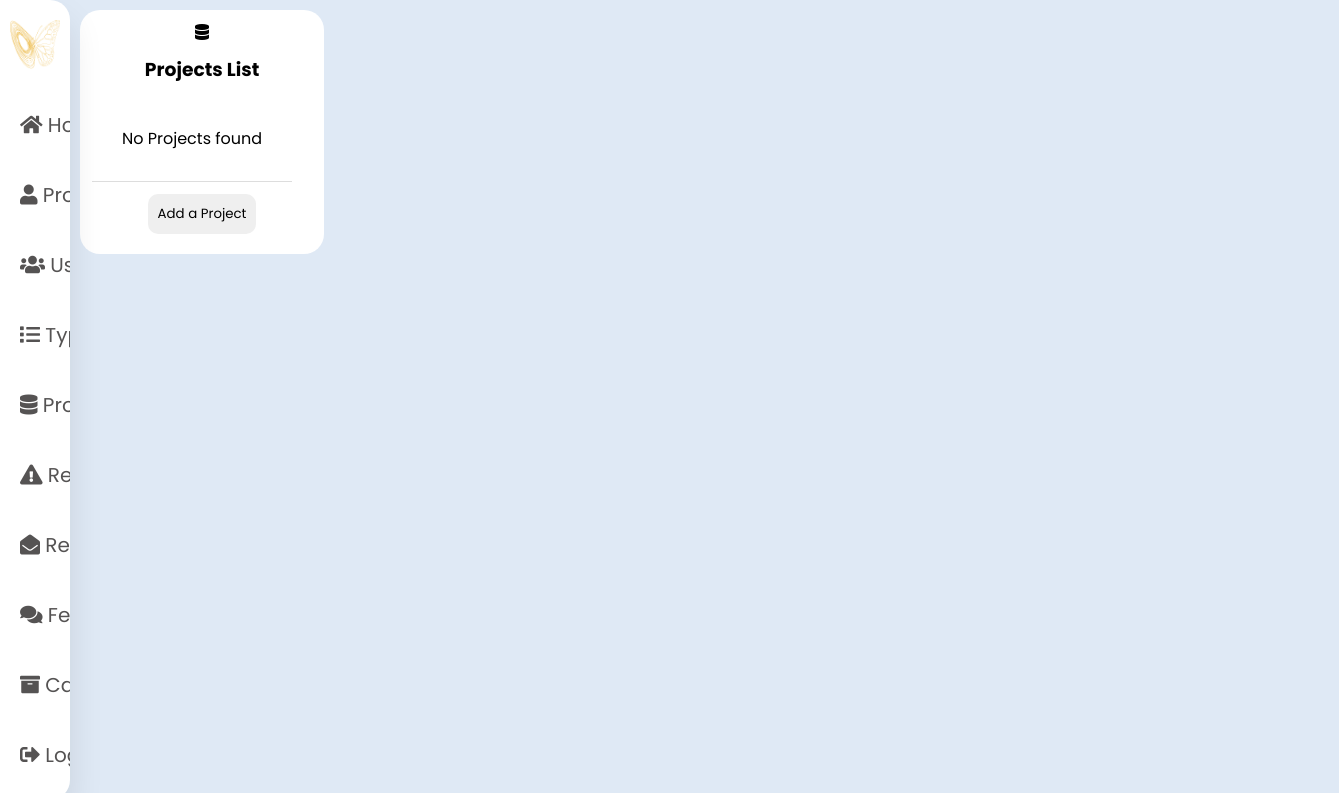
The app's page /view/Project/dashboard_project.php, older data.
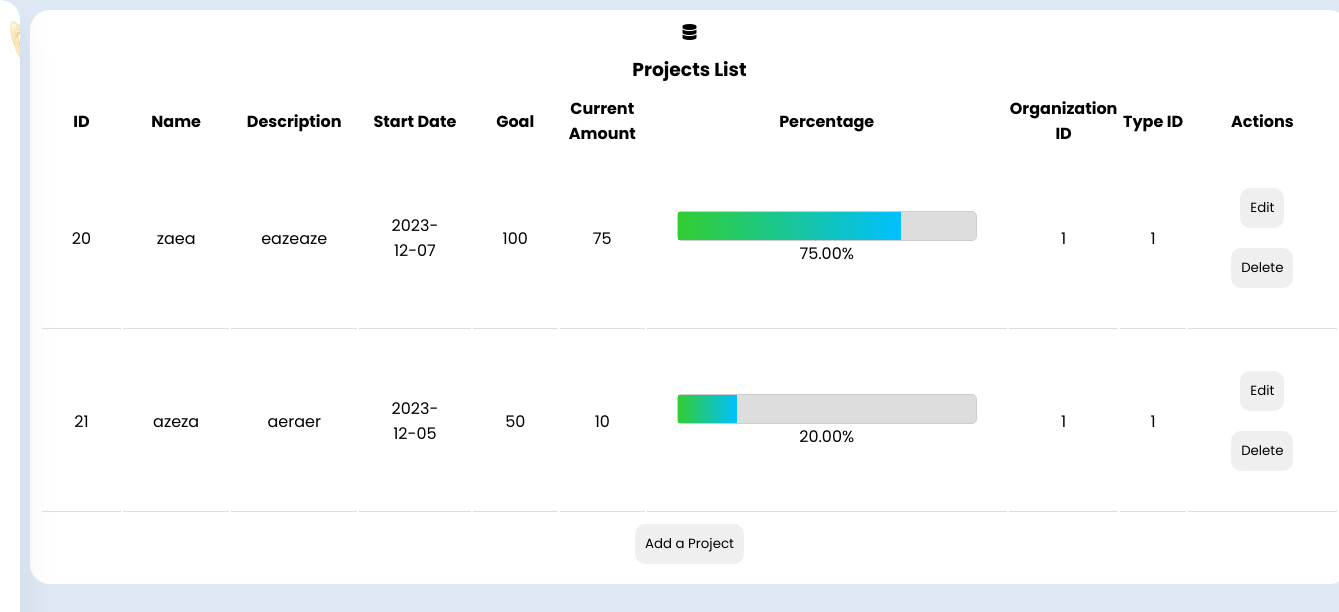
The same page, newer data.
### tables this page shows
CREATE TABLE `project` (
  `ID_Project` int(11) NOT NULL,
  `Project_name` varchar(20) NOT NULL,
  `Project_description` varchar(20) NOT NULL,
  `start_date` date NOT NULL,
  `Goal` float NOT NULL,
  `Current_amount` float NOT NULL,
  `Percentage` float NOT NULL,
  `ID_Org` int(11) NOT NULL,
  `ID_Type` int(11) NOT NULL
);

### controller/Project/ProjectC.php (called while the page is built, shortened)
<?php
class ProjectC
{
    public function read_project()
    {
        $conn = Config::getConnexion();
        $projects = [];
        $r = $conn->query("SELECT * FROM project");
        foreach ($r as $row) {
            $Project = [
                'ID_Project' => $row['ID_Project'],
                'Project_name' => $row['Project_name'],
                'Project_description' => $row['Project_description'],
                'start_date' => $row['start_date'],
                'Goal' => $row['Goal'],
                'Current_amount' => $row['Current_amount'],
                'Percentage' => $row['Percentage'],
                'ID_Org' => $row['ID_Org'],
                'ID_Type' => $row['ID_Type']
            ];
            $projects[] = $Project;
        }
        return $projects;
    }
}

### view/Project/dashboard_project.php (the view, shortened to what this page needs)
<!DOCTYPE html>
<html lang="en">
<?php
require_once "../../controller/Project/projectC.php";
?>
<head>
    <link rel="stylesheet" href="../dashboard.css" />
    <link rel="stylesheet" href="https://cdnjs.cloudflare.com/ajax/libs/font-awesome/5.15.4/css/all.min.css" />
    <link rel="stylesheet" href="project.css">
</head>
<body>
    <div class="container">
        <nav class="navbar">
            <ul>
                <li>
                    <a href="../index.html" class="logo">
                        <img src="../../assets/images/logo.png" alt="">
                    </a>
                </li>
                <li><a href="../index.html">
                        <i class="fas fa-home"></i>
                    </a></li>
                <li><a href="">
                        <i class="fas fa-user"></i>
                    </a></li>
                <li><a href="../User/dashboard_user.php">
                        <i class="fas fa-users"></i>
                    </a></li>
                <li><a href="../Type/dashboard_type.php">
                        <i class="fa fa-list"></i>
                    </a></li>
                <li><a href="dashboard_project.php">
                        <i class="fa fa-database"></i>
                    </a></li>
                <li><a href="../Reclamation/dashboard_reclamation.php">
                        <i class="fa fa-exclamation-triangle"></i>
                    </a></li>
                <li><a href="#">
                        <i class="fa fa-envelope-open"></i>
                    </a></li>
                <li><a href="#">
                        <i class="fa fa-comments"></i>
                    </a></li>
                <li><a href="../Category/dashboard_category.php">
                        <i class="fa fa-archive"></i>
                    </a></li>
                <li><a href="#" class="logout">
                        <i class="fas fa-sign-out-alt"></i>
                    </a></li>
            </ul>
        </nav>
        <section class="main">
            <div class="users">
                <div class="card">
                    <i class="fa fa-database"></i>
                    <h3>Projects List</h3>
                    <table class="table table-bordered">
                        <?php
                        $projectC = new ProjectC();
                        $projects = $projectC->read_project();
                        if (!empty($projects) && (is_iterable($projects) || is_object($projects))) {
                            echo "<tr><th>ID</th><th>Name</th><th>Description</th><th>Start Date</th><th>Goal</th><th>Current Amount</th><th>Percentage</th><th>Organization ID</th><th>Type ID</th><th>Actions</th></tr>";
                            foreach ($projects as $project) {
                                echo "<tr>";
                                echo "<td>" . htmlspecialchars($project['ID_Project']) . "</td>";
                                echo "<td>" . htmlspecialchars($project['Project_name']) . "</td>";
                                echo "<td>" . htmlspecialchars($project['Project_description']) . "</td>";
                                echo "<td>" . htmlspecialchars($project['start_date']) . "</td>";
                                echo "<td>" . htmlspecialchars($project['Goal']) . "</td>";
                                echo  "<td>" . htmlspecialchars($project['Current_amount']) . "</td>";
                        ?>
                                <td class="progress-bar-container">
                                    <div class="full-bar">
                                        <div class="progress-bar" style="width: <?php echo htmlspecialchars($project['Percentage']) ?>%; ;"></div>
                                    </div>
                                    <p><?php echo number_format($project['Percentage'], 2);; ?>%</p>
                                </td>
                        <?php
                                echo "<td>" . htmlspecialchars($project['ID_Org']) . "</td>";
                                echo "<td>" . htmlspecialchars($project['ID_Type']) . "</td>";
                                echo "<td>";
                                echo "<button onclick=\"openEditModal(" . $project['ID_Project'] . ", '" . $project['Project_name'] . "', '" . $project['Project_description'] . "', '" . $project['start_date'] .  "', '" . $project['Current_amount'] . "', '" . $project['Goal'] . "', '" .  $project['ID_Type'] . "', '" .  $project['ID_Org'] . "')\">Edit</button>";
                                echo "<button onclick=\"confirmDelete(" . $project['ID_Project'] . ")\">Delete</button>";
                                echo "</td>";
                                echo "</tr>";
                            }
                        } else {
                            echo "<tr><td colspan='4'>No Projects found</td></tr>";
                        }
                        ?>
                    </table>
                    <button onclick="create()">Add a Project</button>
                </div>
            </div>
        </section>
    </div>
</body>
</html>

### view/dashboard.css (style rules this page uses)
* { margin: 0; padding: 0; outline: none; border: none; text-decoration: none; box-sizing: border-box; font-family: "Poppins", sans-serif; }
:root { --accent-color: #F4BE37; --secondary-color: #E2EAF1; --dark-color: #092035; --grey-color: #E2EAF1; --body-text-color: #7C8990; --light-text-color: #9CA5AD; --link-color: #092035; --green-color: #2ECC71; --red-color: #E74C3C; --purple-color: #9B59B6; --orange-color: #E67E22; --cyan-color: #3498DB; --pink-color: #FF6B81; }
body { background: #dfe9f5; font-family: "Poppins", sans-serif; }
.container { display: flex; }
nav { position: relative; height: 100vh; width: 280px; background: #ffff; overflow: hidden; box-shadow: 0 20px 35px rgba(0, 0, 0, 0.1); }
.navbar { width: 70px; transition: width 0.5s; border-radius: 0; overflow: hidden; display: flex; border-radius: 0 20px 20px 0; }
.logo { display: flex; align-items: center; padding: 20px; }
.logo img { width: 50px; height: 50px; display: flex; position: relative; right: 10px; }
a { color: rgb(85, 83, 83); font-size: 20px; display: block; padding: 20px; }
.users .card { width: 100%; margin: 10px; background: #fff; text-align: center; border-radius: 20px; padding: 10px; }
.users .card h3 { margin: 10px; text-transform: capitalize; }
.users .card td { padding: 30px; }
button { padding: 10px; border-radius: 10px; border: none; margin: 10px; }
.table td { border-bottom: 1px solid #ddd; padding: 10px; }

### view/Project/project.css (style rules this page uses)
.full-bar { width: 300px; height: 30px; background-color: #ddd; border-radius: 5px; border: 1px solid #ccc; }
.progress-bar { height: 100%; background: linear-gradient(to right, #32CD32, #00BFFF); }

Row changes from the older to the newer data that the page shows:
added project: ID_Project "20", Project_name "zaea", Project_description "eazeaze", start_date "2023-12-07", Goal "100", Current_amount "75", Percentage "75.00", ID_Org "1", ID_Type "1"
added project: ID_Project "21", Project_name "azeza", Project_description "aeraer", start_date "2023-12-05", Goal "50", Current_amount "10", Percentage "20.00", ID_Org "1", ID_Type "1"
Text that changed along with them:
text no longer shown: "No Projects found"
text now shown: "ID Name Description Start Date Goal Current Amount Percentage Organization ID Type ID Actions"
